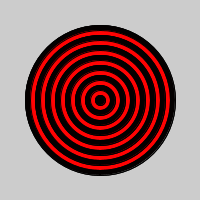
Frame 1 (no input)
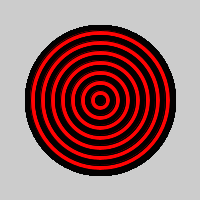
Frame 60 (the mouse pressed at the canvas centre just before this capture)
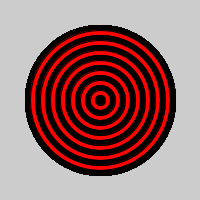
Frame 120 (the mouse held since frame 60 and released just before this capture)

The Processing sketch that drew these frames (run headless with seeded random() and noise(); from frame 60 on, the mouse is pressed at the canvas centre):

// Processing sketch: Bullsye
// ── Bullsye.pde
void setup(){
size (200,200);
}
void draw(){
 int x =150;
  noFill();
  for(int i =15; i>0; i--){
    ellipse(100,100,(10 * i),(10 * i)); 
 if(i%2==0){
 fill (255,3,3);
ellipse (100,100,x,x);
 }
 
 else{
 fill(3,0,0);
 ellipse (100,100,x,x);
 }
 x-=10;
 }
  }
  
